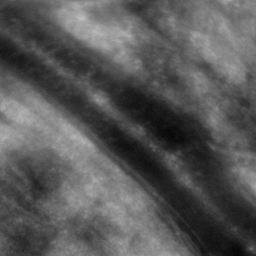
#> input picture TP-DeformableModels/retineOA.bmp, 256 x 256 px
$ python test_ouvert.py
#> lines starting #> are read from the running program, lines starting #| are printed output that depends on the picture
import os

import matplotlib.pyplot as plt
import numpy as np
from skimage import io as skio
from skimage.filters import gaussian
from skimage.segmentation import active_contour

# ============================================================
# Chemins
# ============================================================

output_dir = "/Users/erwan/kDrive/Master/TADI/TP-DeformableModels/images"

# Image prévue dans le code de base pour la SECTION 3b
im = skio.imread("retineOA.bmp")
#> im is the input picture: shape (256, 256); min 5, max 191, mean 87.6


# ============================================================
# Initialisation identique au code de base
# ============================================================

r = np.linspace(20, 80, 100)
c = np.linspace(20, 100, 100)
init = np.array([r, c]).T


# ============================================================
# Valeurs de référence identiques au code de base
# ============================================================

default_params = {
    "sigma": 1,
    "alpha": 0.01,
    "beta": 2,
    "w_line": 0,
    "w_edge": 10,
    "gamma": 0.01,
}


# ============================================================
# Fonction de test
# ============================================================

def test_parameter(im, parameter_name, values, output_dir=None, params=default_params):
    """
    Teste plusieurs valeurs d'un paramètre de active_contour
    en gardant tous les autres paramètres à leur valeur de référence.

    parameter_name :
        "sigma", "alpha", "beta", "w_edge" ou "gamma"

    values :
        liste des valeurs à tester
    """
#> called with parameter_name = 'w_line'

    n = len(values)

    fig, axes = plt.subplots(1, n, figsize=(5 * n, 5))

    # Si une seule valeur est testée
    if n == 1:
        axes = [axes]

    for ax, value in zip(axes, values):

        # Copie des paramètres de référence
        p = params.copy()

        # Modification uniquement du paramètre étudié
        p[parameter_name] = value

        # Calcul du snake
        snake = active_contour(
            gaussian(im, p["sigma"]),
            init,
            boundary_condition="fixed",
            alpha=p["alpha"],
            beta=p["beta"],
            w_line=p["w_line"],
            w_edge=p["w_edge"],
            gamma=p["gamma"],
        )

        # Affichage de l'image
        ax.imshow(im, cmap=plt.cm.gray)

        # Contour initial
        ax.plot(
            init[:, 1],
            init[:, 0],
            "--r",
            lw=2,
            label="Initial"
        )

        # Contour final
        ax.plot(
            snake[:, 1],
            snake[:, 0],
            "-b",
            lw=2,
            label="Final"
        )

        ax.set_title(f"{parameter_name} = {value}")

        ax.set_xticks([])
        ax.set_yticks([])

        ax.axis([
            0,
            im.shape[1],
            im.shape[0],
            0
        ])

    fig.suptitle(
        f"Influence du paramètre {parameter_name}",
        fontsize=16
    )

    fig.tight_layout()

    # Sauvegarde automatique
    if output_dir is not None:

        os.makedirs(output_dir, exist_ok=True)

        output_path = os.path.join(
            output_dir,
            f"test_{parameter_name}_ouvert.png"
        )

        fig.savefig(
            output_path,
            dpi=300,
            bbox_inches="tight",
            pad_inches=0.1
        )
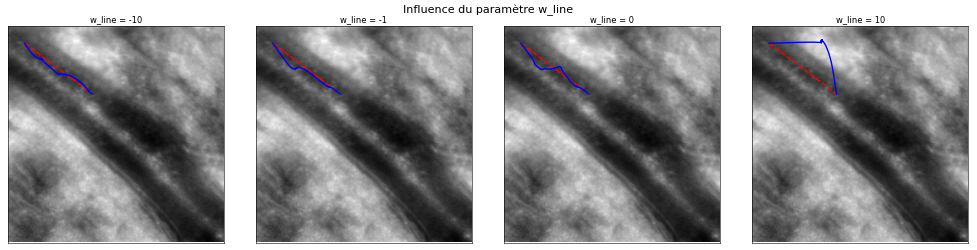
#> figure drawn by matplotlib, 4 panels

        print("Image sauvegardée :", output_path)

    # plt.show()


# ============================================================
# Tests
# Un seul paramètre varie à la fois.
# Les autres restent aux valeurs du code de base :
# sigma=1, alpha=0.01, beta=2, w_line=0, w_edge=10, gamma=0.01
# ============================================================

# test_parameter(
#     im,
#     "alpha",
#     [0.001, 0.01, 0.1, 1],
#     output_dir
# )

# test_parameter(
#     im,
#     "beta",
#     [0.1, 2, 10, 100],
#     output_dir
# )

# test_parameter(
#     im,
#     "w_edge",
#     [0, 1, 10, 50],
#     output_dir
# )

# test_parameter(
#     im,
#     "gamma",
#     [0.001, 0.01, 0.1, 1],
#     output_dir
# )

# test_parameter(
#     im,
#     "sigma",
#     [0.1, 1, 2, 5],
#     output_dir
# )

test_parameter(
    im,
    "w_line",
    [-10, -1, 0, 10],
    output_dir
)
